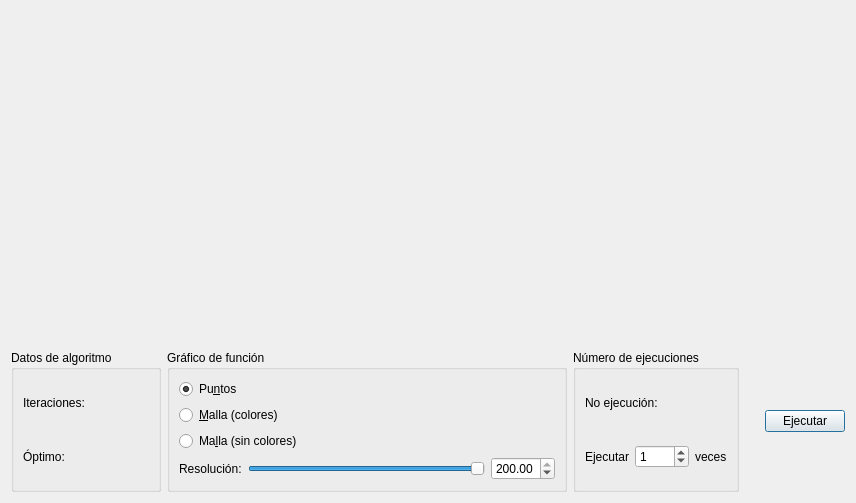
<?xml version="1.0" encoding="UTF-8"?>
<ui version="4.0">
 <class>Plot</class>
 <widget class="QDialog" name="Plot">
  <property name="geometry">
   <rect>
    <x>0</x>
    <y>0</y>
    <width>856</width>
    <height>503</height>
   </rect>
  </property>
  <property name="windowTitle">
   <string>Gráfica</string>
  </property>
  <layout class="QGridLayout" name="gridLayout_3">
   <item row="0" column="0" colspan="5">
    <widget class="QWidget" name="widgetPlot" native="true"/>
   </item>
   <item row="1" column="0">
    <widget class="QGroupBox" name="groupBoxAlg">
     <property name="minimumSize">
      <size>
       <width>150</width>
       <height>0</height>
      </size>
     </property>
     <property name="title">
      <string>Datos de algoritmo</string>
     </property>
     <layout class="QGridLayout" name="gridLayout_4">
      <item row="0" column="0">
       <widget class="QLabel" name="labelIteraciones">
        <property name="text">
         <string>Iteraciones:</string>
        </property>
       </widget>
      </item>
      <item row="1" column="0">
       <widget class="QLabel" name="labelOptimo">
        <property name="text">
         <string>Óptimo:</string>
        </property>
       </widget>
      </item>
     </layout>
    </widget>
   </item>
   <item row="1" column="1">
    <widget class="QGroupBox" name="groupBoxGra">
     <property name="minimumSize">
      <size>
       <width>400</width>
       <height>0</height>
      </size>
     </property>
     <property name="title">
      <string>Gráfico de función</string>
     </property>
     <layout class="QGridLayout" name="gridLayout">
      <item row="0" column="0">
       <widget class="QRadioButton" name="radioButtonPuntos">
        <property name="text">
         <string>Pu&amp;ntos</string>
        </property>
        <property name="checked">
         <bool>true</bool>
        </property>
       </widget>
      </item>
      <item row="1" column="0">
       <widget class="QRadioButton" name="radioButtonMallaColor">
        <property name="text">
         <string>&amp;Malla (colores)</string>
        </property>
       </widget>
      </item>
      <item row="2" column="0">
       <widget class="QRadioButton" name="radioButtonMallaSColor">
        <property name="text">
         <string>Ma&amp;lla (sin colores)</string>
        </property>
       </widget>
      </item>
      <item row="3" column="0">
       <layout class="QHBoxLayout" name="horizontalLayout_2">
        <item>
         <widget class="QLabel" name="label_6">
          <property name="text">
           <string>Resolución:</string>
          </property>
         </widget>
        </item>
        <item>
         <widget class="QSlider" name="horizontalSliderRes">
          <property name="minimum">
           <number>10</number>
          </property>
          <property name="maximum">
           <number>200</number>
          </property>
          <property name="value">
           <number>200</number>
          </property>
          <property name="orientation">
           <enum>Qt::Horizontal</enum>
          </property>
         </widget>
        </item>
        <item>
         <widget class="QDoubleSpinBox" name="doubleSpinBoxRes">
          <property name="minimum">
           <double>10.000000000000000</double>
          </property>
          <property name="maximum">
           <double>200.000000000000000</double>
          </property>
          <property name="singleStep">
           <double>0.001000000000000</double>
          </property>
          <property name="value">
           <double>200.000000000000000</double>
          </property>
         </widget>
        </item>
       </layout>
      </item>
     </layout>
    </widget>
   </item>
   <item row="1" column="2">
    <widget class="QGroupBox" name="groupBox_3">
     <property name="title">
      <string>Número de ejecuciones</string>
     </property>
     <layout class="QGridLayout" name="gridLayout_2">
      <item row="0" column="0">
       <widget class="QLabel" name="label_5">
        <property name="text">
         <string>No ejecución:</string>
        </property>
       </widget>
      </item>
      <item row="1" column="0">
       <layout class="QHBoxLayout" name="horizontalLayout">
        <item>
         <widget class="QLabel" name="label_3">
          <property name="text">
           <string>Ejecutar</string>
          </property>
         </widget>
        </item>
        <item>
         <widget class="QSpinBox" name="spinBoxExec">
          <property name="maximum">
           <number>5000</number>
          </property>
          <property name="value">
           <number>1</number>
          </property>
         </widget>
        </item>
        <item>
         <widget class="QLabel" name="label_4">
          <property name="text">
           <string>veces</string>
          </property>
         </widget>
        </item>
       </layout>
      </item>
     </layout>
    </widget>
   </item>
   <item row="1" column="3">
    <spacer name="horizontalSpacer">
     <property name="orientation">
      <enum>Qt::Horizontal</enum>
     </property>
     <property name="sizeHint" stdset="0">
      <size>
       <width>8</width>
       <height>20</height>
      </size>
     </property>
    </spacer>
   </item>
   <item row="1" column="4">
    <widget class="QPushButton" name="pushButtonEjecutar">
     <property name="text">
      <string>Ejecutar</string>
     </property>
    </widget>
   </item>
  </layout>
 </widget>
 <resources/>
 <connections/>
</ui>
